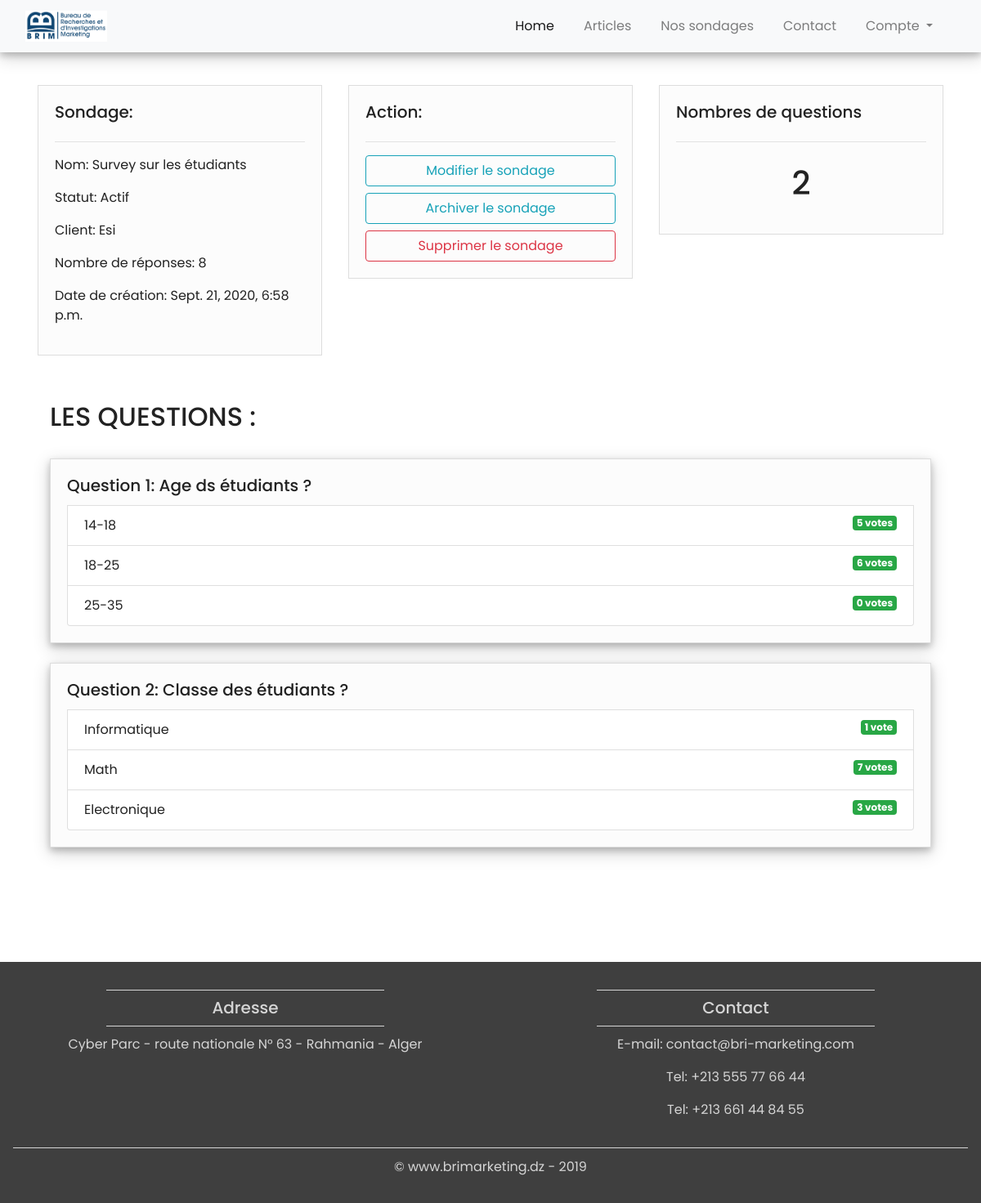
Screenshot of /polls/sondage/1/resultat with the database file from the repository.
### polls/models.py (models this page shows, shortened)
class Sondage(models.Model):
	name = models.CharField(max_length=200)
	nbreponses = models.IntegerField(default=0)
	client = models.ForeignKey(Client, on_delete=models.SET_NULL, null=True)
	personnes = models.ManyToManyField("auth.User", limit_choices_to={'groups__name': "Abonné"}, null=True, blank=True)
	date_creation = models.DateTimeField(default=timezone.now, null=True)
	STATUT_CHOICES = (
		('Brouillon', 'brouillon'),
		('Actif','actif'),
		('Archivé','archive'),
	)
	statut = models.CharField(max_length=200, choices = STATUT_CHOICES, default='Brouillon', null=True)

class Question(models.Model):
	text_q = models.CharField(max_length=200)
	sondage = models.ForeignKey(Sondage, on_delete=models.CASCADE, null=True)

class Choix(models.Model):
	question = models.ForeignKey(Question, on_delete=models.CASCADE, null=True)
	text_ch = models.CharField(max_length=200)
	nbreponses = models.IntegerField(default=0)

### client/models.py (models this page shows, shortened)
class Client(models.Model):
	NAME = models.CharField(max_length=200, null=True)
	VISAGE = models.ForeignKey("auth.User", limit_choices_to={'groups__name': "Délégué"}, on_delete=models.CASCADE, null=True, blank=True)
	PHONE = models.CharField(max_length=200, null=True)
	EMAIL = models.CharField(max_length=200, null=True)
	STATUT_CHOICES = (
		('Actif','actif'),
		('Inactif','inactif')
	)
	DATE_CREATION = models.DateTimeField(default=timezone.now, null=True)
	STATUT = models.CharField(max_length=200, choices = STATUT_CHOICES, default='Actif', null=True)

### polls/views.py (the view)
# urls.py: path('sondage/<str:pk>/resultat', views.resultat, name="resultat"),
def resultat(request, pk):
	sondage = get_object_or_404(Sondage, pk=pk)
	questions = sondage.question_set.all()
	context = {'sondage': sondage, 'questions': questions}
	return render(request, 'polls/sondage.html', context)

### templates/polls/sondage.html (shortened to what this page needs)
{% extends 'base.html'%}
{% load static %}
{% block content %}
<div class="container-fluid menocote">
	<div class="container" style="margin-bottom: 100px;"><br>
		<div class="row">
			<div class="col-4">
				<div class="card card-body rounded-0 clientcard">
					<h5>Sondage:</h5>
					<hr>
					<p>Nom: {{sondage.name}}</p>
					<p>Statut: {{sondage.statut}}</p>
					<p>Client: {{sondage.client.NAME}}</p>
					<p>Nombre de réponses: {{sondage.nbreponses}}</p>
					<p>Date de création: {{sondage.date_creation}}</p>
				</div>
			</div>
			<div class="col-4">
				<div class=" card card-body rounded-0 clientcard">
					<h5>Action:</h5>
					<hr>
					<a class="btn btn-outline-info  btn-block" href="/admin/polls/sondage/{{sondage.pk}}/change/">Modifier le sondage</a>
					{% if sondage.statut == "Archive" %}
						<a class="btn btn-outline-info  btn-block" href="{% url 'polls:activer' sondage.pk %}">Activer le sondage</a>
					{% else %}
						<a class="btn btn-outline-info  btn-block" href="{% url 'polls:archiver' sondage.pk %}">Archiver le sondage</a>
					{% endif %}
					<a class="btn btn-outline-danger btn-block" href="">Supprimer le sondage</a>
				</div>
			</div>
			<div class="col-md">
				<div class="card card-body rounded-0 clientcard">
					<h5>Nombres de questions</h5>
					<hr>
					<h1 style="text-align: center;padding: 10px">{{sondage.question_set.all.count}}</h1>
				</div>
			</div>
		</div>
		<br>
		<div class="col-12">
				<h2 style="text-transform: uppercase;">Les questions : </h2> <br>
				{% for question in questions %}
				{% with forloop.counter as outer_counter %}
					<div class="user_card card rounded-0">
						<div class="card-body ">
							<h5 class="card-title" style="">Question {{ outer_counter }}: {{ question.text_q }} ?</h5>
								{% for choix in question.choix_set.all %}
								<li class="list-group-item">
									{{ choix.text_ch }}
									<span class="badge badge-success float-right">{{ choix.nbreponses }} vote{{ choix.nbreponses | pluralize }}</span>
								</li>
								{% endfor %}
						</div>
					</div>
					<br>
					{% endwith %}
				{% endfor %}
		</div>
	</div>
	</div>
{% endblock %}

### static/style.css (style rules this page uses)
html, body { height:100%; width:100%; font-family: 'Poppins', sans-serif; color: #222; }
body { margin: 0; padding: 0; position: absolute; }
[class*="col-"] { padding: 1rem; }
* { box-sizing: border-box; }
.clientcard { background-color: #FCFCFC; }

### templates/polls/sondage.html (style rules this page uses)
.user_card { background-color: #FCFCFC; box-shadow: 0 4px 8px 0 rgba(0, 0, 0, 0.2), 0 6px 20px 0 rgba(0, 0, 0, 0.19); -webkit-box-shadow: 0 4px 8px 0 rgba(0, 0, 0, 0.2), 0 6px 20px 0 rgba(0, 0, 0, 0.19); -moz-box-shadow: 0 4px 8px 0 rgba(0, 0, 0, 0.2), 0 6px 20px 0 rgba(0, 0, 0, 0.19); border-radius: 5px; }

### rows the page displays
Sondage: name "Survey sur les étudiants", statut "Actif", client.NAME "Esi", nbreponses "8", date_creation "Sept. 21, 2020, 6:58 p.m.", question_set.all.count "2"
Question: outer_counter "1", text_q "Age ds étudiants"
Choix: text_ch "14-18", nbreponses "5", nbreponses|pluralize "s"
Choix: text_ch "18-25", nbreponses "6", nbreponses|pluralize "s"
Choix: text_ch "25-35", nbreponses "0", nbreponses|pluralize "s"
Question: id "2", text_q "Classe des étudiants"
Choix: text_ch "Informatique", nbreponses "1"
Choix: text_ch "Math", nbreponses "7", nbreponses|pluralize "s"
Choix: text_ch "Electronique", nbreponses "3", nbreponses|pluralize "s"
